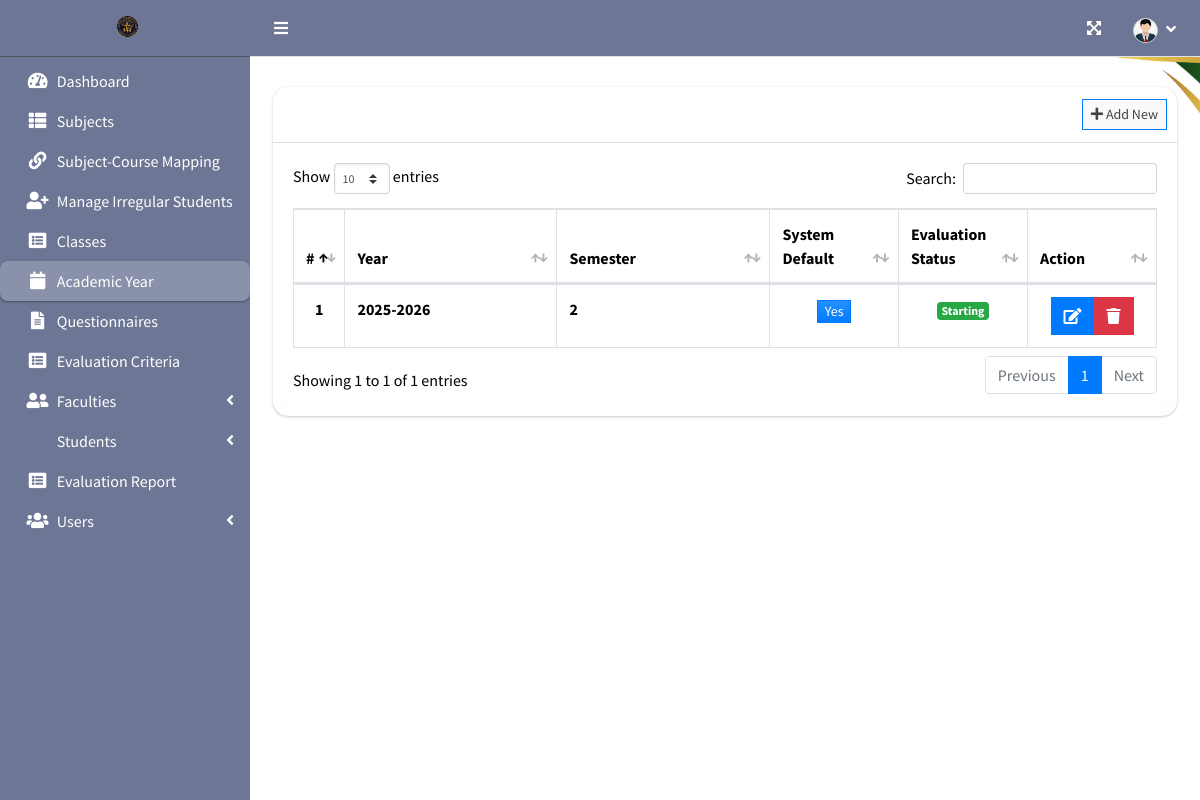
Page /index.php?page=academic_list (signed in) on the earlier database version.
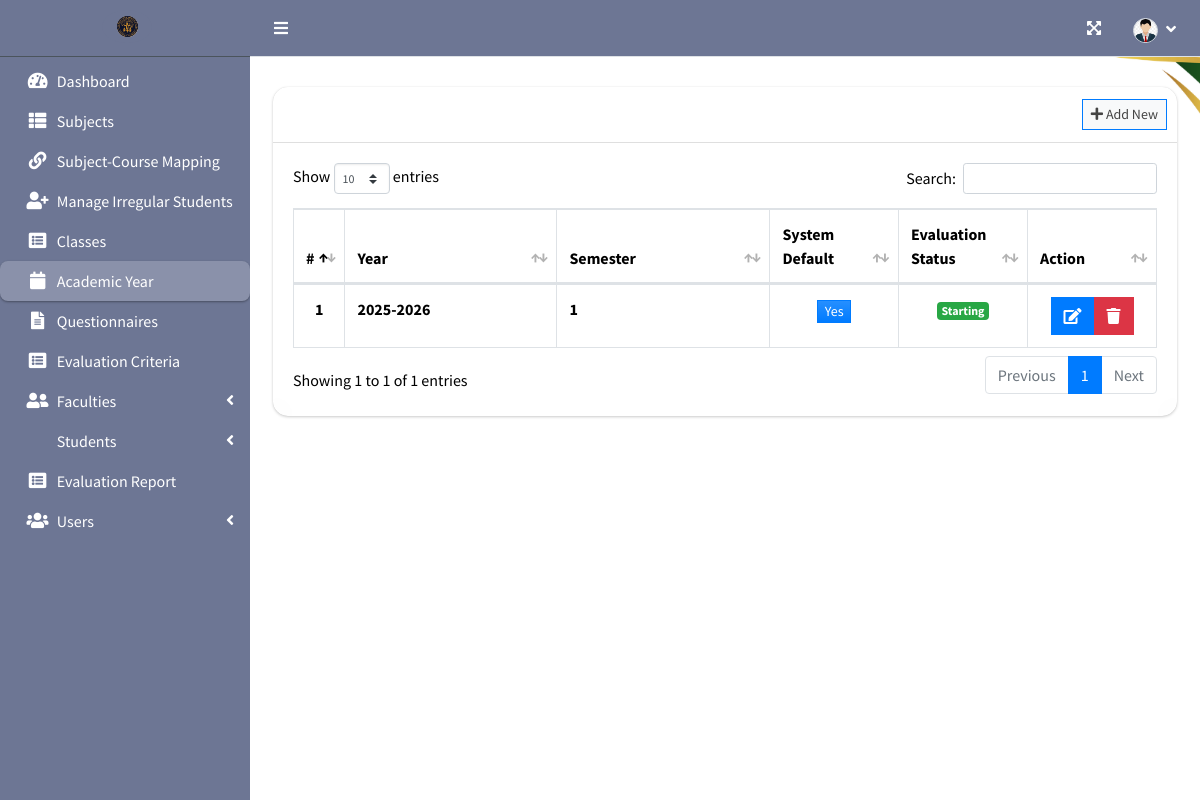
Same page on the later database version.
### tables this page shows
CREATE TABLE `academic_list` (
  `id` int(30) NOT NULL,
  `year` text NOT NULL,
  `semester` int(30) NOT NULL,
  `is_default` tinyint(1) NOT NULL DEFAULT 0,
  `status` int(1) NOT NULL DEFAULT 0 COMMENT '0=Pending,1=Start,2=Closed'
);

### admin/academic_list.php (the view, shortened to what this page needs)
<?php include'db_connect.php' ?>
<div class="col-lg-12">
	<div class="card card-outline ">
		<div class="card-header">
			<div class="card-tools">
				<a class="btn btn-block btn-sm btn-default btn-flat border-primary new_academic" href="javascript:void(0)"><i class="fa fa-plus"></i> Add New</a>
			</div>
		</div>
		<div class="card-body">
			<table class="table tabe-hover table-bordered" id="list">
				<colgroup>
					<col width="5%">
					<col width="25%">
					<col width="25%">
					<col width="15%">
					<col width="15%">
					<col width="15%">
				</colgroup>
				<thead>
					<tr>
						<th class="text-center">#</th>
						<th>Year</th>
						<th>Semester</th>
						<th>System Default</th>
						<th>Evaluation Status</th>
						<th>Action</th>
					</tr>
				</thead>
				<tbody>
					<?php
					$i = 1;
					$qry = $conn->query("SELECT * FROM academic_list order by abs(year) desc,abs(semester) desc ");
					while($row= $qry->fetch_assoc()):
					?>
					<tr>
						<th class="text-center"><?php echo $i++ ?></th>
						<td><b><?php echo $row['year'] ?></b></td>
						<td><b><?php echo $row['semester'] ?></b></td>
						<td class="text-center">
							<?php if($row['is_default'] == 0): ?>
								<button type="button" class="btn btn-secondary bg-gradient-secondary col-sm-4 btn-flat btn-sm px-1 py-0 make_default" data-id="<?php echo $row['id'] ?>">No</button>
							<?php else: ?>
								<button type="button" class="btn btn-primary bg-gradient-primary col-sm-4 btn-flat btn-sm px-1 py-0">Yes</button>
							<?php endif; ?>
						</td>
						<td class="text-center">
							<?php if($row['status'] == 0): ?>
								<span class="badge badge-secondary">Not yet Started</span>
							<?php elseif($row['status'] == 1): ?>
								<span class="badge badge-success">Starting</span>
							<?php elseif($row['status'] == 2): ?>
								<span class="badge badge-primary">Closed</span>
							<?php endif; ?>
						</td>
						<td class="text-center">
		                    <div class="btn-group">
		                        <a href="javascript:void(0)" data-id='<?php echo $row['id'] ?>' class="btn btn-primary btn-flat manage_academic">
		                          <i class="fas fa-edit"></i>
		                        </a>
		                        <button type="button" class="btn btn-danger btn-flat delete_academic" data-id="<?php echo $row['id'] ?>">
		                          <i class="fas fa-trash"></i>
		                        </button>
	                      </div>
						</td>
					</tr>
				<?php endwhile; ?>
				</tbody>
			</table>
		</div>
	</div>
</div>

Differences in the rows shown:
changed academic_list: semester "2" → "1"
